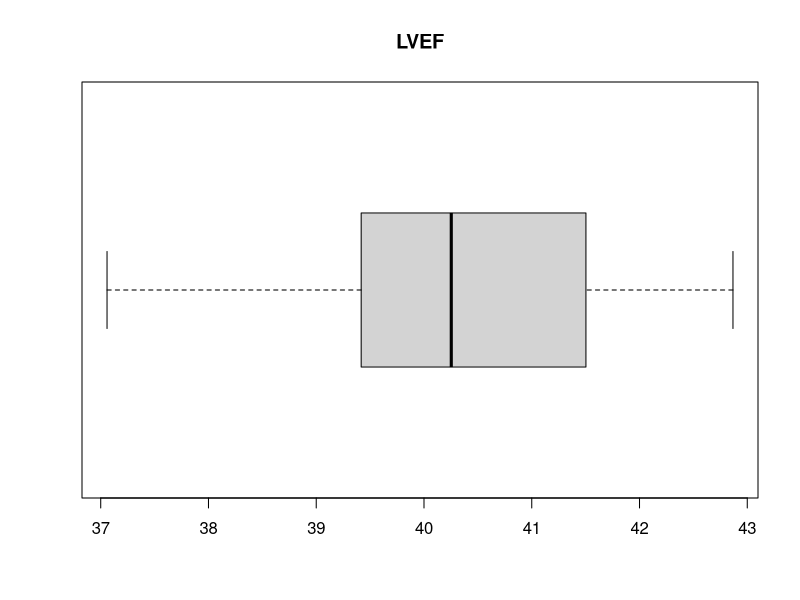
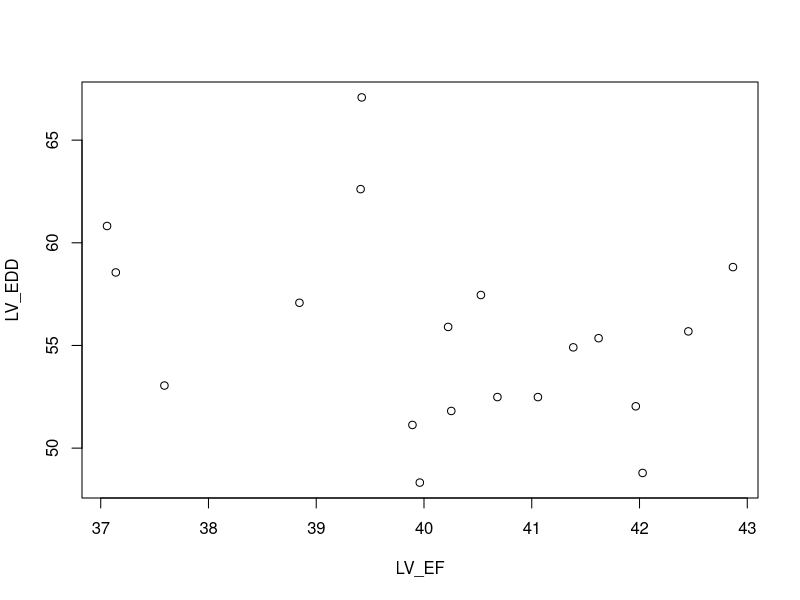

These figures' R source, in order:
## ---- chunk 1
# define new data
LV_EF <- c(rnorm(19,40,2),5)
LV_EDD <- rnorm(20,55,5)
head(LV_EF)
head(LV_EDD)
## ---- chunk 2
outlierComment <- "Now let's deal with that outlier"
## ---- chunk 3
#Sample 20 was a catastrophe: remove it:
LV_EF <- LV_EF[-20]
LV_EDD <- LV_EDD[-20]
outlierComment <- "Outlier gone"
## ---- chunk 4
boxplot(LV_EF,main="LVEF",horizontal=T)
## ---- chunk 5
plot(LV_EF,LV_EDD)
